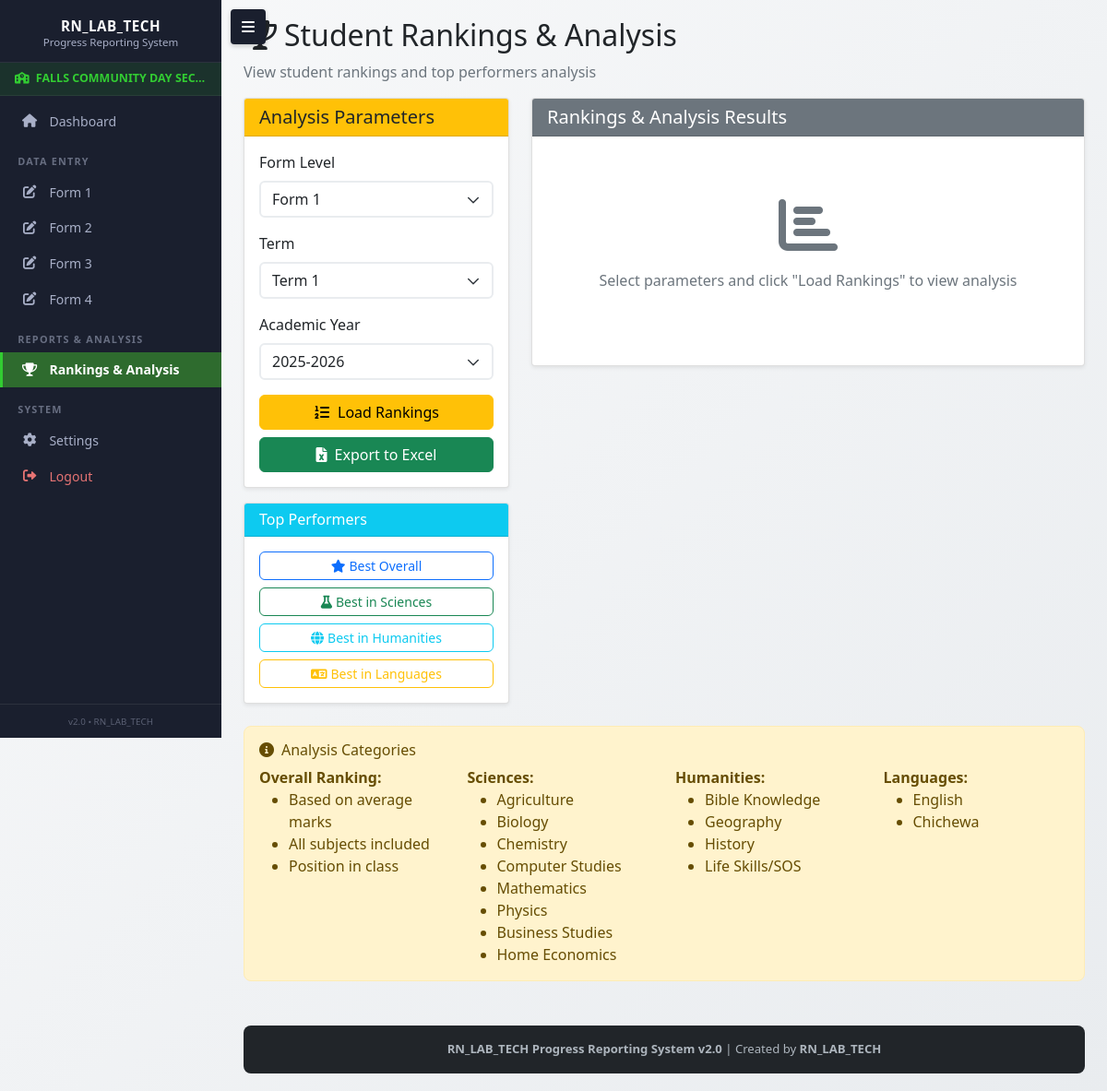
The app's page /ranking-analysis (signed in) with its own data.
### tables this page shows
CREATE TABLE school_settings (
                        setting_id INTEGER PRIMARY KEY AUTOINCREMENT,
                        school_name TEXT,
                        school_address TEXT,
                        school_phone TEXT,
                        school_email TEXT,
                        pta_fund TEXT,
                        next_term_begins TEXT,
                        boys_uniform TEXT,
                        girls_uniform TEXT,
                        updated_date TEXT DEFAULT CURRENT_TIMESTAMP
                    , school_id INTEGER, sdf_fund TEXT, boarding_fee TEXT, selected_term TEXT, selected_academic_year TEXT);

CREATE TABLE academic_periods (
    period_id INTEGER PRIMARY KEY AUTOINCREMENT,
    academic_year VARCHAR(9) NOT NULL,
    period_name VARCHAR(50) NOT NULL, -- "Fall Semester", "Term 1", etc.
    start_date DATE NOT NULL,
    end_date DATE NOT NULL,
    is_current BOOLEAN DEFAULT FALSE
, created_date TEXT DEFAULT CURRENT_TIMESTAMP, school_id INTEGER);

### app.py (the view)
@app.route('/ranking-analysis')
def ranking_analysis():
    school_id = get_current_school_id()
    if not school_id:
        return redirect(url_for('login'))
    settings = db.get_school_settings(school_id)
    available_years = settings.get('academic_years') or [f'{y}-{y+1}' for y in range(2025, 2036)]
    available_terms = settings.get('terms') or ['Term 1', 'Term 2', 'Term 3']
    selected_academic_year = settings.get('selected_academic_year', '')
    if not selected_academic_year and available_years:
        selected_academic_year = available_years[0]
    elif not selected_academic_year:
        selected_academic_year = f'{2025}-{2026}'
    selected_term = settings.get('selected_term', '')
    if not selected_term and available_terms:
        selected_term = available_terms[0]
    elif not selected_term:
        selected_term = 'Term 1'
    return render_template('ranking_analysis.html', available_years=available_years, selected_academic_year=selected_academic_year, available_terms=available_terms, selected_term=selected_term)

### templates/ranking_analysis.html (shortened to what this page needs)
{% extends "base.html" %}
{% block content %}
<div class="row">
    <div class="col-12">
        <h2>Student Rankings & Analysis</h2>
        <p class="text-muted">View student rankings and top performers analysis</p>
    </div>
</div>
<div class="row">
    <div class="col-md-4">
        <div class="card">
            <div class="card-header bg-warning text-dark">
                <h5 class="mb-0">Analysis Parameters</h5>
            </div>
            <div class="card-body">
                <form id="analysisForm">
                    <div class="mb-3">
                        <label for="formLevel" class="form-label">Form Level</label>
                        <select class="form-select" id="formLevel" required>
                            <option value="1">Form 1</option>
                        </select>
                    </div>
                    <div class="mb-3">
                        <label for="termSelect" class="form-label">Term</label>
                        <select class="form-select" id="termSelect" required>
                            {% for t in available_terms %}
                            <option value="{{ t }}" {% if t == selected_term %}selected{% endif %}>{{ t }}</option>
                            {% endfor %}
                        </select>
                    </div>
                    <div class="mb-3">
                        <label for="academicYear" class="form-label">Academic Year</label>
                        <select id="academicYear" class="form-select" required>
                            {% for y in available_years %}
                            <option value="{{ y }}" {% if y == selected_academic_year %}selected{% endif %}>{{ y }}</option>
                            {% endfor %}
                        </select>
                    </div>
                    <div class="d-grid gap-2">
                        <button type="button" class="btn btn-warning" onclick="loadRankings()">
                            <i class="fas fa-list-ol me-2"></i>Load Rankings
                        </button>
                        <button type="button" class="btn btn-success" onclick="exportRankings()">
                            <i class="fas fa-file-excel me-2"></i>Export to Excel
                        </button>
                    </div>
                </form>
            </div>
        </div>
        <div class="card mt-3">
            <div class="card-header bg-info text-white">
                <h6 class="mb-0">Top Performers</h6>
            </div>
            <div class="card-body">
                <div class="d-grid gap-2">
                    <button class="btn btn-outline-primary btn-sm" onclick="loadTopPerformers('overall')">
                        <i class="fas fa-star me-1"></i>Best Overall
                    </button>
                    <button class="btn btn-outline-success btn-sm" onclick="loadTopPerformers('sciences')">
                        <i class="fas fa-flask me-1"></i>Best in Sciences
                    </button>
                    <button class="btn btn-outline-info btn-sm" onclick="loadTopPerformers('humanities')">
                        <i class="fas fa-globe me-1"></i>Best in Humanities
                    </button>
                    <button class="btn btn-outline-warning btn-sm" onclick="loadTopPerformers('languages')">
                        <i class="fas fa-language me-1"></i>Best in Languages
                    </button>
                </div>
            </div>
        </div>
    </div>
    <div class="col-md-8">
        <div class="card">
            <div class="card-header bg-secondary text-white">
                <h5 class="mb-0">Rankings & Analysis Results</h5>
            </div>
            <div class="card-body">
                <div id="analysisResults">
                    <div class="text-center text-muted py-5">
                        <i class="fas fa-chart-bar fa-4x mb-3"></i>
                        <p>Select parameters and click "Load Rankings" to view analysis</p>
                    </div>
                </div>
            </div>
        </div>
    </div>
</div>
<div class="row mt-4">
    <div class="col-12">
        <div class="alert alert-warning">
            <h6><i class="fas fa-info-circle me-2"></i>Analysis Categories</h6>
            <div class="row">
                <div class="col-md-3">
                    <strong>Overall Ranking:</strong>
                    <ul class="mb-0">
                        <li>Based on average marks</li>
                        <li>All subjects included</li>
                        <li>Position in class</li>
                    </ul>
                </div>
                <div class="col-md-3">
                    <strong>Sciences:</strong>
                    <ul class="mb-0">
                        <li>Agriculture</li>
                        <li>Biology</li>
                        <li>Chemistry</li>
                        <li>Computer Studies</li>
                        <li>Mathematics</li>
                        <li>Physics</li>                        <li>Business Studies</li>
                        <li>Home Economics</li>                    </ul>
                </div>
                <div class="col-md-3">
                    <strong>Humanities:</strong>
                    <ul class="mb-0">
                        <li>Bible Knowledge</li>
                        <li>Geography</li>
                        <li>History</li>
                        <li>Life Skills/SOS</li>
                    </ul>
                </div>
                <div class="col-md-3">
                    <strong>Languages:</strong>
                    <ul class="mb-0">
                        <li>English</li>
                        <li>Chichewa</li>
                    </ul>
                </div>
            </div>
        </div>
    </div>
</div>
{% endblock %}

### templates/base.html (shortened to what this page needs)
<!DOCTYPE html>
<html lang="en">
<head>
    <link href="https://cdn.jsdelivr.net/npm/bootstrap@5.1.3/dist/css/bootstrap.min.css" rel="stylesheet">
    <link href="https://cdnjs.cloudflare.com/ajax/libs/font-awesome/6.0.0/css/all.min.css" rel="stylesheet">
    <link href="{{ url_for('static', filename='css/style.css') }}" rel="stylesheet">
</head>
<body class="{% if request.cookies.get('sidebar_state') == 'collapsed' %}sidebar-collapsed{% endif %}">
    <div class="sidebar-toggle-container d-none d-lg-block">
        <button class="btn-sidebar-toggle" id="desktopSidebarToggle" title="Toggle Sidebar">
            <i class="fas fa-bars"></i>
        </button>
    </div>
    <aside class="sidebar" id="sidebar">
        <div class="sidebar-header">
            <h6 class="sidebar-title">RN_LAB_TECH</h6>
            <small class="sidebar-subtitle">Progress Reporting System</small>
        </div>
        {% if session.get('user_type') == 'school' %}
            {% set school_name = school_settings.get('school_name', '') if school_settings else session.get('school_name', '') %}
            {% if school_name %}
            <div class="sidebar-school-name">
                <i class="fas fa-school me-1"></i>
                <span>{{ school_name }}</span>
            </div>
            {% endif %}
        {% endif %}
        <nav class="sidebar-nav">
            <ul class="sidebar-menu">
                <li class="sidebar-menu-item">
                    <a href="{{ url_for('index') }}" class="sidebar-link {% if request.endpoint == 'index' %}active{% endif %}">
                        <i class="fas fa-home"></i>
                        <span>Dashboard</span>
                    </a>
                </li>
                <li class="sidebar-menu-header">Data Entry</li>
                <li class="sidebar-menu-item">
                    <a href="{{ url_for('form_data_entry', form_level=1) }}" class="sidebar-link {% if request.endpoint == 'form_data_entry' and request.view_args.get('form_level') == 1 %}active{% endif %}">
                        <i class="fas fa-edit"></i>
                        <span>Form 1</span>
                    </a>
                </li>
                <li class="sidebar-menu-item">
                    <a href="{{ url_for('form_data_entry', form_level=2) }}" class="sidebar-link {% if request.endpoint == 'form_data_entry' and request.view_args.get('form_level') == 2 %}active{% endif %}">
                        <i class="fas fa-edit"></i>
                        <span>Form 2</span>
                    </a>
                </li>
                <li class="sidebar-menu-item">
                    <a href="{{ url_for('form_data_entry', form_level=3) }}" class="sidebar-link {% if request.endpoint == 'form_data_entry' and request.view_args.get('form_level') == 3 %}active{% endif %}">
                        <i class="fas fa-edit"></i>
                        <span>Form 3</span>
                    </a>
                </li>
                <li class="sidebar-menu-item">
                    <a href="{{ url_for('form_data_entry', form_level=4) }}" class="sidebar-link {% if request.endpoint == 'form_data_entry' and request.view_args.get('form_level') == 4 %}active{% endif %}">
                        <i class="fas fa-edit"></i>
                        <span>Form 4</span>
                    </a>
                </li>
                <li class="sidebar-menu-header">Reports & Analysis</li>
                <li class="sidebar-menu-item">
                    <a href="{{ url_for('ranking_analysis') }}" class="sidebar-link {% if request.endpoint == 'ranking_analysis' %}active{% endif %}">
                        <i class="fas fa-trophy"></i>
                        <span>Rankings & Analysis</span>
                    </a>
                </li>
                <li class="sidebar-menu-header">System</li>
                <li class="sidebar-menu-item">
                    <a href="{{ url_for('settings') }}" class="sidebar-link {% if request.endpoint == 'settings' %}active{% endif %}">
                        <i class="fas fa-cog"></i>
                        <span>Settings</span>
                    </a>
                </li>
                <li class="sidebar-menu-item">
                    <a href="{{ url_for('logout') }}" class="sidebar-link sidebar-link-danger" onclick="return confirm('Are you sure you want to logout?')">
                        <i class="fas fa-sign-out-alt"></i>
                        <span>Logout</span>
                    </a>
                </li>
            </ul>
        </nav>
        <div class="sidebar-footer">
            <small>v2.0 &bull; RN_LAB_TECH</small>
        </div>
    </aside>
    <div class="main-content" id="mainContent">
        {% block content %}{% endblock %}
        <footer class="main-footer">
            <p class="mb-0">
                <strong>RN_LAB_TECH Progress Reporting System v2.0</strong> |
                Created by <strong>RN_LAB_TECH</strong>
            </p>
        </footer>
    </div>
</body>
</html>

### records on screen
school_settings: school_name "FALLS COMMUNITY DAY SEC…", selected_term.period_name "Term 1", selected_academic_year.academic_year "2025-2026"
